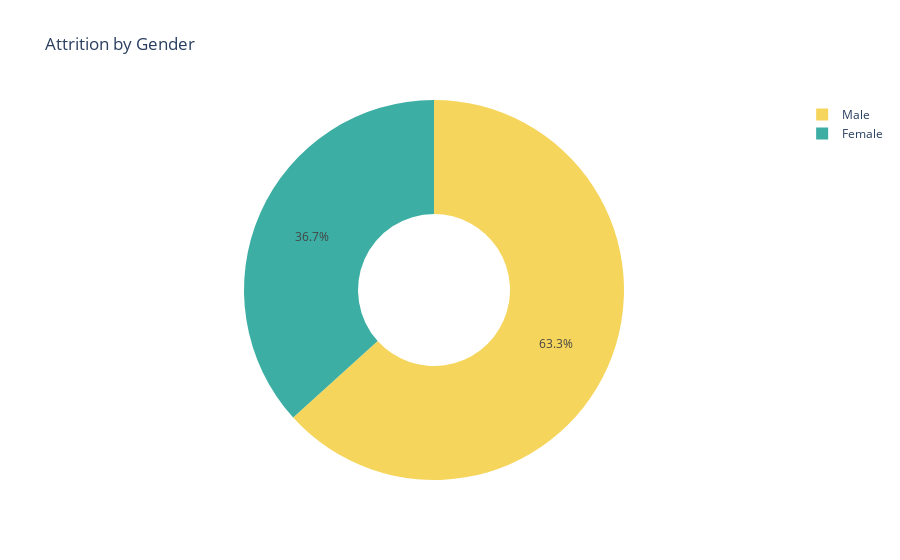

Notebook source saved alongside this figure:
### Markdown cell above
# We can see that the employees who don’t get promotions leave the organization more compared to the employees who got promotions. Now let’s have a look at the percentage of attrition by gender:

### Code cell
attrition_by = attr_df.groupby(['Gender']).size().reset_index(name='count')
attrition_by
# Create a donut chart
fig = go.Figure(data=[go.Pie(
    labels=attrition_by['Gender'],
    values=attrition_by['count'],
    hole=0.4,
    marker=dict(colors=['#3CAEA3', '#F6D55C']),
    textposition='inside'
)])
# Update the layout
fig.update_layout(title='Attrition by Gender')
# Show the chart
fig.show()

### Figure 1 — Plotly figure (JSON) as saved in the notebook; plotly's stock layout.template omitted (floating-point values rounded to 4 significant figures)
{"data": [{"hole": 0.4, "labels": ["Female", "Male"], "marker": {"colors": ["#3CAEA3", "#F6D55C"]}, "textposition": "inside", "type": "pie", "values": [87, 150]}], "layout": {"title": {"text": "Attrition by Gender"}}}
